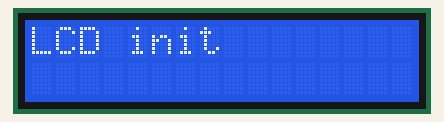
The sketch below on a simulated Arduino Uno, built with avr-gcc and run on an emulated ATmega328P. Shown: 16×2 character LCD.

Above: at 0.1 s.
At 2.16 s:
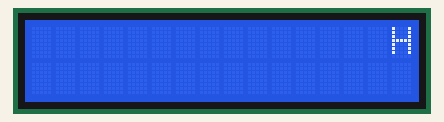
At 3.06 s:
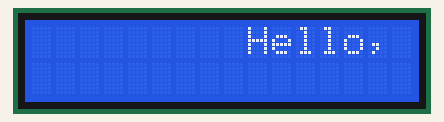
At 4.43 s:
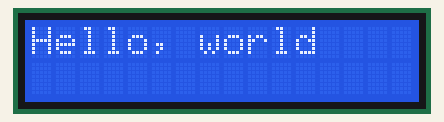
At 6.2 s:
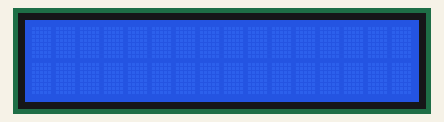
At 8.67 s:
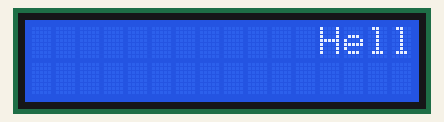

Measured:
- by itself, everything shown: repeats every 6.1 s, in 28 steps
- what the display in image 4 shows lasts 1.9 s, from 6.2 s to 8.1 s

The sketch:

week4_2.ino
```cpp
// 화면 출력

#include <Wire.h>
#include <LiquidCrystal_I2C.h>


LiquidCrystal_I2C lcd(0x27, 16, 2);

void setup()
{
  lcd.init();
  lcd.backlight();
  lcd.print("LCD init");
  delay(2000);
  lcd.clear();
}

void loop()
{
  lcd.setCursor(16,0);
  lcd.print("Hello, world");

  for (int position = 0; position < 16; position++) {
  	lcd.scrollDisplayLeft();
    delay(150);
  }
}
```
